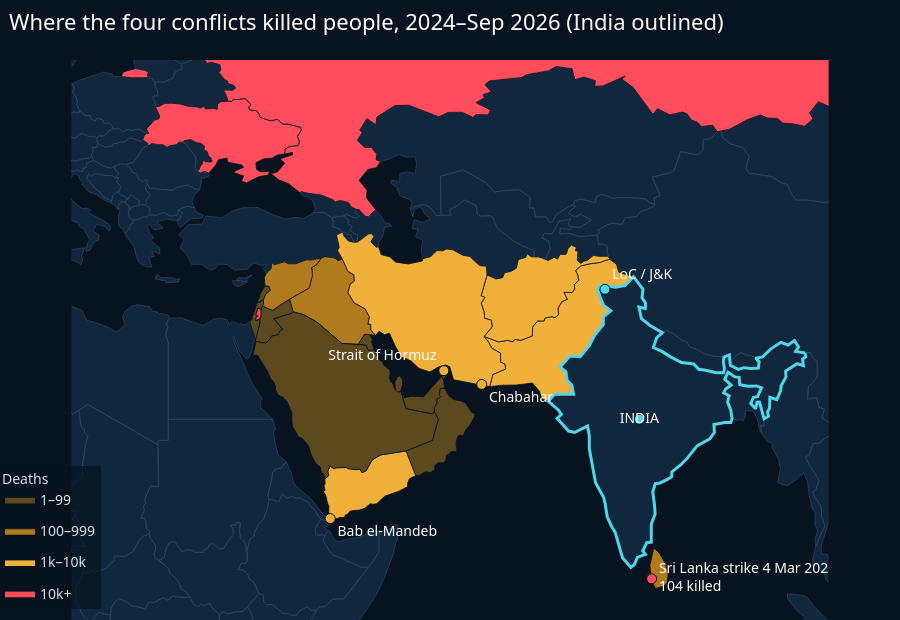

Notebook code for this chart:
### Code cell
viz.fig_country_map(I['country_deaths'])
